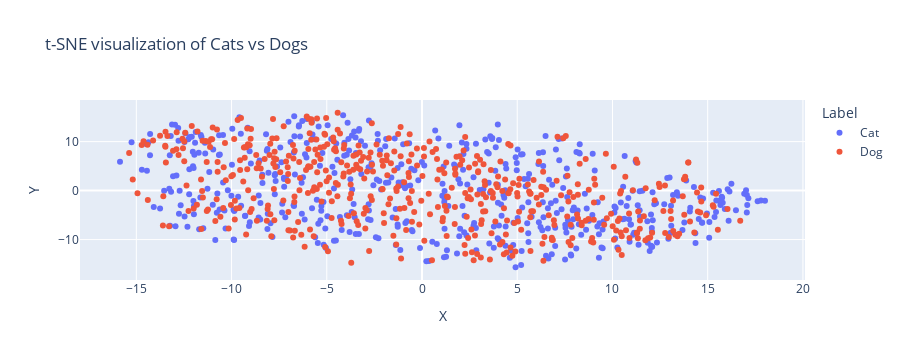

The notebook cell this image was saved under:
### Code cell
def plot_tsne_data(tsne_data, labels, title):
    df_tsne = pd.DataFrame()
    df_tsne['X'] = tsne_data[:, 0]
    df_tsne['Y'] = tsne_data[:, 1]
    df_tsne['Label'] = labels
    df_tsne['Label'] = df_tsne['Label'].map({0: 'Cat', 1: 'Dog'})

    fig = px.scatter(df_tsne, x='X', y='Y', color='Label', title=title)
    fig.show()

plot_tsne_data(images_tsne, labels, 't-SNE visualization of Cats vs Dogs')

### Figure 1 — Plotly figure (JSON) as saved in the notebook; plotly's stock layout.template omitted (floating-point values rounded to 4 significant figures; data arrays with more than 128 entries replaced by an {"elided": "..."} marker saying what was removed)
{"data": [{"hovertemplate": "Label=Cat<br>X=%{x}<br>Y=%{y}<extra></extra>", "legendgroup": "Cat", "marker": {"color": "#636efa", "symbol": "circle"}, "mode": "markers", "name": "Cat", "orientation": "v", "showlegend": true, "type": "scatter", "x": {"elided": "495 float values"}, "xaxis": "x", "y": {"elided": "495 float values"}, "yaxis": "y"}, {"hovertemplate": "Label=Dog<br>X=%{x}<br>Y=%{y}<extra></extra>", "legendgroup": "Dog", "marker": {"color": "#EF553B", "symbol": "circle"}, "mode": "markers", "name": "Dog", "orientation": "v", "showlegend": true, "type": "scatter", "x": {"elided": "505 float values"}, "xaxis": "x", "y": {"elided": "505 float values"}, "yaxis": "y"}], "layout": {"autosize": true, "height": 360, "legend": {"title": {"text": "Label"}, "tracegroupgap": 0}, "title": {"text": "t-SNE visualization of Cats vs Dogs"}, "xaxis": {"anchor": "y", "autorange": true, "domain": [0, 1], "range": [-18.04, 20.19], "title": {"text": "X"}, "type": "linear"}, "yaxis": {"anchor": "x", "autorange": true, "domain": [0, 1], "range": [-18.25, 18.49], "title": {"text": "Y"}, "type": "linear"}}}
